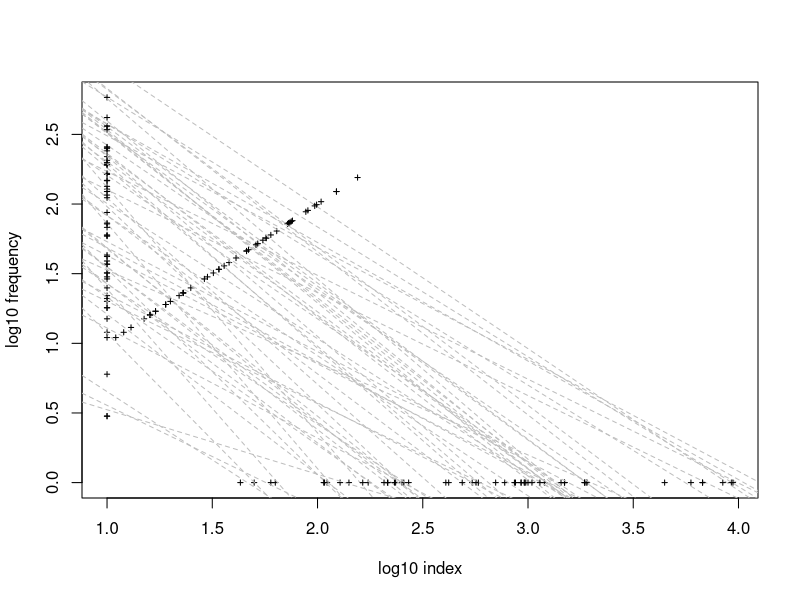
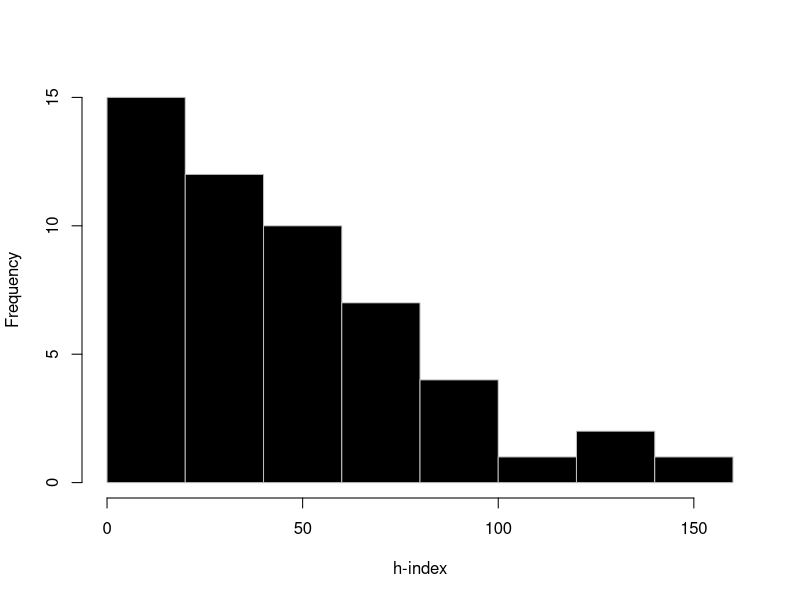
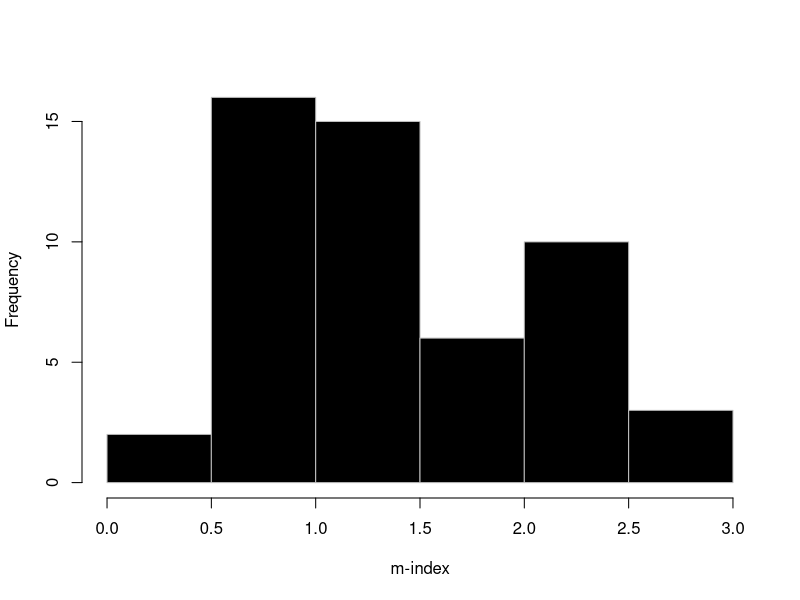
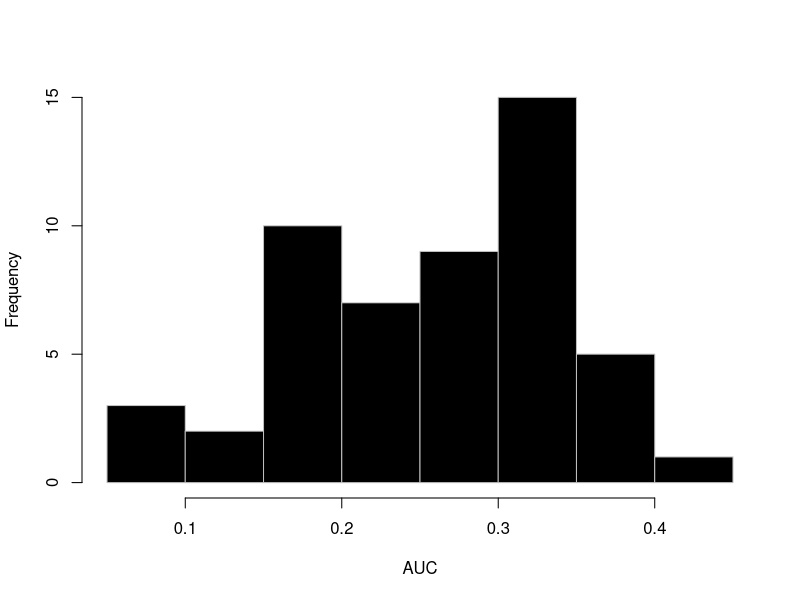
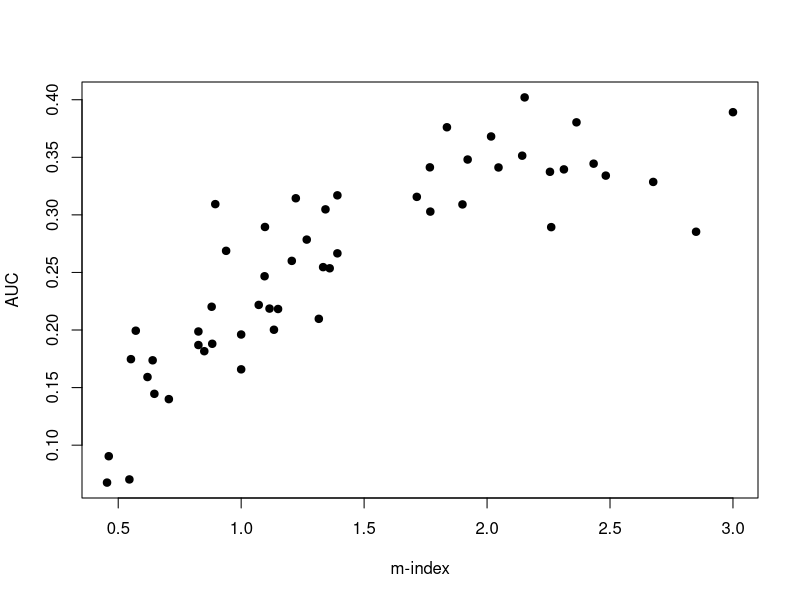
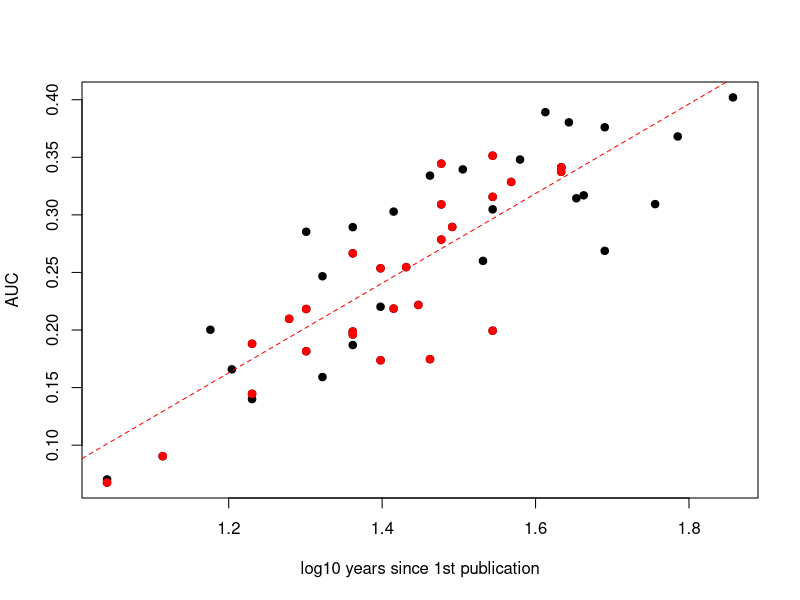

The R script that drew these images, in order: (Note: this script raises an error after producing the figures.)
## A new method to rank researchers for citation performance
## Corey J. A. Bradshaw
## April 2020

# call libraries
library(car)

# set working directory
setwd("~/Documents/Other/")

## import
citind <- read.csv("newcitationindexsample.csv", header=T)

# transforms
citind$y.e <- as.numeric(format(Sys.Date(), "%Y")) - citind$firstyrpub
citind$lc10 <- log10(citind$i10)
citind$lch <- log10(citind$h)
citind$lcmax <- log10(1)
citind$li10 <- log10(10)
citind$lih <- log10(citind$h)
citind$limax <- log10(citind$maxcit)
citind$mi <- citind$h/citind$y.e
citind

# power-law relationship
plot(as.numeric(citind[1,11:13]), as.numeric(citind[1,8:10]), lty=2, xlim=c(1,max(citind$limax)), ylim=c(0,max(citind$lc10)), col="white", xlab="log10 index", ylab="log10 frequency")

citind$a <- citind$b <- NA
for (p in 1:dim(citind)[1]) {
  lis <- as.numeric(citind[p, 11:13])
  lcs <- as.numeric(citind[p, 8:10])
  fitp <- lm(lcs ~ lis)
  citind$a[p] <- coef(fitp)[1]
  citind$b[p] <- coef(fitp)[2]
  points(lis,lcs,pch=3,cex=0.5, col="black")
  abline(fitp, lty=2, col="grey")
}
citind

# area under the curve
citind$Alin <- NA
for (q in 1:dim(citind)[1]) {
  li.cont <- seq(1, citind$limax[q], 0.05)
  pred.lin <- citind$a[q] + citind$b[q]*(li.cont)
  citind$Alin[q] <- sum(pred.lin)/(length(li.cont)*(max(citind$limax)))
}
citind

# gender
citindF <- subset(citind, gender=="F")
citindM <- subset(citind, gender=="M")

# histograms
hist(citind$h, main="", xlab="h-index", col="black", border="grey")
hist(citind$mi, main="", xlab="m-index", col="black", border="grey")
hist(citind$Alin, main="", xlab="AUC", col="black", border="grey")

# AUC vs. m-index
plot((citind$mi), citind$Alin, pch=19, xlab="m-index", ylab="AUC")

# residual ranking
plot(log10(citind$y.e), citind$Alin, pch=19, xlab="log10 years since 1st publication", ylab="AUC")
points(log10(citindF$y.e), citindF$Alin, pch=19, col="red")
fit.yAlin <- lm(citind$Alin~log10(citind$y.e))
abline(fit.yAlin, lty=2, col="red")
summary(fit.yAlin)
qqPlot(fit.yAlin, pch=19)
plot(fit.yAlin)

expectation <- ifelse(resid(fit.yAlin) > 0, "above", "below")
dat.out <- data.frame(citind$person, citind$gender, citind$y.e, resid(fit.yAlin), expectation, citind$mi, citind$h)
dat.sort <- dat.out[order(dat.out[,4],decreasing=T),1:7]
dat.sort$rank <- seq(1,length(citind$person),1)
colnames(dat.sort) <- c("person","gender","yrs.publ", "residual","expectation","m-index","h-index", "rank")
dat.sort
